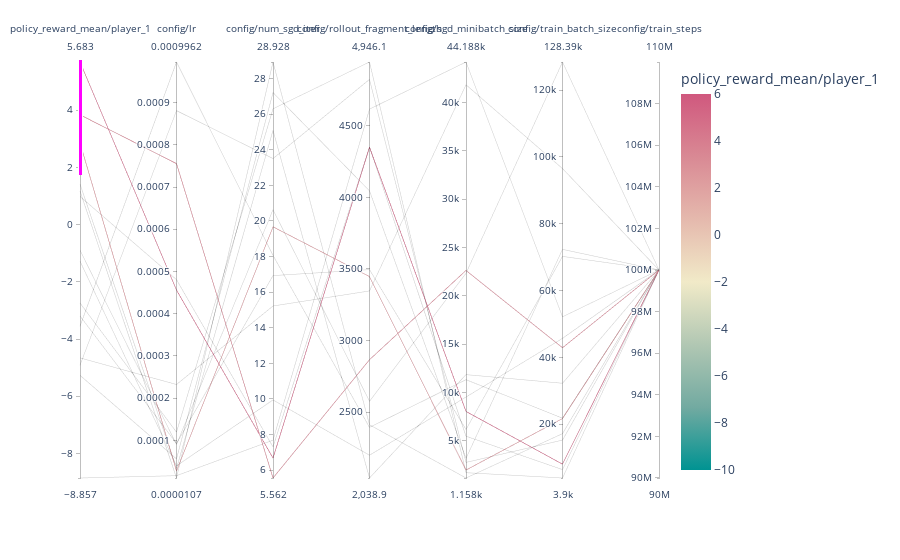

The code cell stored with this chart in its notebook:
### Code cell
fig = px.parallel_coordinates(df, color=target,
                             color_continuous_scale=px.colors.diverging.Tealrose,
                             color_continuous_midpoint=2, range_color=(-10, 6))
fig.show()

### Figure 1 — Plotly figure (JSON) as saved in the notebook; plotly's stock layout.template omitted (floating-point values rounded to 4 significant figures)
{"data": [{"dimensions": [{"constraintrange": [1.735, 6.501], "label": "policy_reward_mean/player_1", "values": [5.683, 3.837, 2.857, 1.416, 1.176, 0.9836, -0.899, -1.279, -2.742, -3.196, -3.552, -4.659, -4.915, -5.268, -8.857]}, {"label": "config/lr", "values": [0.000456, 0.0007555, 2.726e-05, 3.327e-05, 1.073e-05, 0.0004806, 9.016e-05, 3.947e-05, 0.0001194, 9.26e-05, 0.0009962, 0.0002322, 0.000881, 5.607e-05, 1.621e-05]}, {"label": "config/num_sgd_iter", "values": [6.681, 5.562, 19.67, 25.09, 28.93, 7.306, 20.63, 9.947, 26.3, 16.93, 18.06, 15.22, 23.5, 27.21, 7.685]}, {"label": "config/rollout_fragment_length", "values": [4350.0, 2865.0, 3446.0, 2039.0, 2411.0, 4352.0, 2575.0, 2198.0, 4946.0, 3495.0, 2393.0, 3346.0, 4825.0, 4046.0, 4617.0]}, {"label": "config/sgd_minibatch_size", "values": [8042.0, 22630.0, 1980.0, 11850.0, 1158.0, 5480.0, 22340.0, 9532.0, 1708.0, 6174.0, 11330.0, 41830.0, 2772.0, 3189.0, 44190.0]}, {"label": "config/train_batch_size", "values": [8046.0, 42880.0, 21690.0, 32260.0, 17170.0, 6412.0, 128400.0, 45690.0, 3900.0, 70220.0, 21800.0, 96500.0, 15240.0, 72330.0, 52130.0]}, {"label": "config/train_steps", "values": [99999999, 99999999, 99999999, 99999999, 99999999, 99999999, 99999999, 99999999, 99999999, 99999999, 99999999, 99999999, 99999999, 99999999, 99999999]}], "domain": {"x": [0, 1], "y": [0, 1]}, "line": {"color": [5.683, 3.837, 2.857, 1.416, 1.176, 0.9836, -0.899, -1.279, -2.742, -3.196, -3.552, -4.659, -4.915, -5.268, -8.857], "coloraxis": "coloraxis"}, "name": "", "type": "parcoords"}], "layout": {"autosize": true, "coloraxis": {"cmax": 6, "cmid": 2, "cmin": -10, "colorbar": {"title": {"text": "policy_reward_mean/player_1"}}, "colorscale": [[0, "rgb(0, 147, 146)"], [0.1667, "rgb(114, 170, 161)"], [0.3333, "rgb(177, 199, 179)"], [0.5, "rgb(241, 234, 200)"], [0.6667, "rgb(229, 185, 173)"], [0.8333, "rgb(217, 137, 148)"], [1, "rgb(208, 88, 126)"]]}, "legend": {"tracegroupgap": 0}, "margin": {"t": 60}}}
